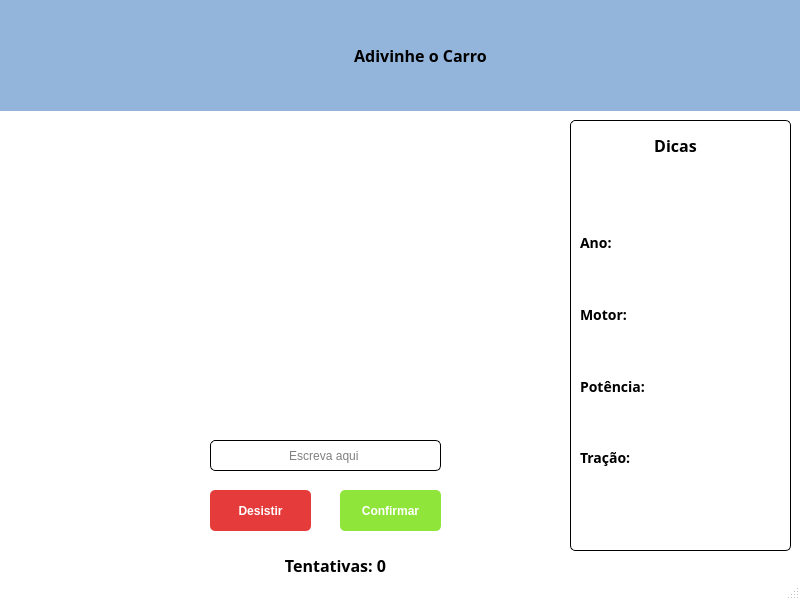
<?xml version="1.0" encoding="UTF-8"?>
<ui version="4.0">
 <class>MainWindow</class>
 <widget class="QMainWindow" name="MainWindow">
  <property name="geometry">
   <rect>
    <x>0</x>
    <y>0</y>
    <width>800</width>
    <height>600</height>
   </rect>
  </property>
  <property name="windowTitle">
   <string>MainWindow</string>
  </property>
  <property name="styleSheet">
   <string notr="true">QMainWindow{
background-color: white;

}</string>
  </property>
  <widget class="QWidget" name="centralwidget">
   <widget class="QLabel" name="backgroundHeader">
    <property name="geometry">
     <rect>
      <x>-20</x>
      <y>0</y>
      <width>831</width>
      <height>111</height>
     </rect>
    </property>
    <property name="styleSheet">
     <string notr="true">QLabel{
background-color: #93b4db; 

}</string>
    </property>
    <property name="text">
     <string/>
    </property>
   </widget>
   <widget class="QLabel" name="Titulo">
    <property name="geometry">
     <rect>
      <x>320</x>
      <y>10</y>
      <width>201</width>
      <height>91</height>
     </rect>
    </property>
    <property name="styleSheet">
     <string notr="true">QLabel{
font-size: 16px;
font: bold;
font-family: Comic Neue;
color: black

}</string>
    </property>
    <property name="text">
     <string>Adivinhe o Carro</string>
    </property>
    <property name="alignment">
     <set>Qt::AlignCenter</set>
    </property>
   </widget>
   <widget class="QLabel" name="imagemLogo">
    <property name="geometry">
     <rect>
      <x>10</x>
      <y>10</y>
      <width>101</width>
      <height>101</height>
     </rect>
    </property>
    <property name="text">
     <string/>
    </property>
    <property name="pixmap">
     <pixmap>../public/images/cuatroDesarrolladores.png</pixmap>
    </property>
    <property name="scaledContents">
     <bool>true</bool>
    </property>
   </widget>
   <widget class="QLabel" name="tentativas">
    <property name="geometry">
     <rect>
      <x>260</x>
      <y>540</y>
      <width>151</width>
      <height>51</height>
     </rect>
    </property>
    <property name="styleSheet">
     <string notr="true">QLabel{
font-size: 16px;
font: bold;
font-family: Comic Neue;

}</string>
    </property>
    <property name="text">
     <string>Tentativas: 0</string>
    </property>
    <property name="alignment">
     <set>Qt::AlignCenter</set>
    </property>
   </widget>
   <widget class="QLineEdit" name="inputCarro">
    <property name="geometry">
     <rect>
      <x>210</x>
      <y>440</y>
      <width>231</width>
      <height>31</height>
     </rect>
    </property>
    <property name="styleSheet">
     <string notr="true">QLineEdit{
border-radius: 5px;
border: 1px solid black;
color: black;
placeholderText-color: black;

}</string>
    </property>
    <property name="alignment">
     <set>Qt::AlignCenter</set>
    </property>
    <property name="placeholderText">
     <string>Escreva aqui </string>
    </property>
   </widget>
   <widget class="QLabel" name="imagemCarro">
    <property name="geometry">
     <rect>
      <x>100</x>
      <y>120</y>
      <width>461</width>
      <height>281</height>
     </rect>
    </property>
    <property name="cursor">
     <cursorShape>ArrowCursor</cursorShape>
    </property>
    <property name="styleSheet">
     <string notr="true">QLabel{
border-radius: 8px;
}</string>
    </property>
    <property name="text">
     <string/>
    </property>
    <property name="pixmap">
     <pixmap>../public/images/Audi RS7.png</pixmap>
    </property>
    <property name="scaledContents">
     <bool>true</bool>
    </property>
   </widget>
   <widget class="QPushButton" name="desistir">
    <property name="geometry">
     <rect>
      <x>210</x>
      <y>490</y>
      <width>101</width>
      <height>41</height>
     </rect>
    </property>
    <property name="cursor">
     <cursorShape>PointingHandCursor</cursorShape>
    </property>
    <property name="styleSheet">
     <string notr="true">QPushButton{
border-radius: 5px;
color: white;
background-color: #E53B3B;
font: bold;
font-size: 12px;

}</string>
    </property>
    <property name="text">
     <string>Desistir</string>
    </property>
   </widget>
   <widget class="QPushButton" name="confirmar">
    <property name="geometry">
     <rect>
      <x>340</x>
      <y>490</y>
      <width>101</width>
      <height>41</height>
     </rect>
    </property>
    <property name="cursor">
     <cursorShape>PointingHandCursor</cursorShape>
    </property>
    <property name="styleSheet">
     <string notr="true">QPushButton{
border-radius: 5px;
color: white;
background-color: #90E53B;
font: bold;
font-size: 12px;

}</string>
    </property>
    <property name="text">
     <string>Confirmar</string>
    </property>
   </widget>
   <widget class="QLabel" name="tabelaDicas">
    <property name="geometry">
     <rect>
      <x>570</x>
      <y>120</y>
      <width>221</width>
      <height>431</height>
     </rect>
    </property>
    <property name="styleSheet">
     <string notr="true">QLabel{
border: 1px solid black;
border-radius: 5px;

}</string>
    </property>
    <property name="text">
     <string/>
    </property>
   </widget>
   <widget class="QLabel" name="imagemSetinha">
    <property name="geometry">
     <rect>
      <x>740</x>
      <y>40</y>
      <width>31</width>
      <height>31</height>
     </rect>
    </property>
    <property name="cursor">
     <cursorShape>PointingHandCursor</cursorShape>
    </property>
    <property name="text">
     <string/>
    </property>
    <property name="pixmap">
     <pixmap>../public/images/voltar.png</pixmap>
    </property>
    <property name="scaledContents">
     <bool>true</bool>
    </property>
   </widget>
   <widget class="QPushButton" name="voltar">
    <property name="geometry">
     <rect>
      <x>734</x>
      <y>40</y>
      <width>41</width>
      <height>31</height>
     </rect>
    </property>
    <property name="cursor">
     <cursorShape>PointingHandCursor</cursorShape>
    </property>
    <property name="styleSheet">
     <string notr="true">QPushButton{
font-size: 14px;
font: bold;
border: none;

}</string>
    </property>
    <property name="text">
     <string/>
    </property>
   </widget>
   <widget class="QLabel" name="imagemDica">
    <property name="geometry">
     <rect>
      <x>750</x>
      <y>130</y>
      <width>31</width>
      <height>31</height>
     </rect>
    </property>
    <property name="text">
     <string/>
    </property>
    <property name="pixmap">
     <pixmap>../public/images/dica.png</pixmap>
    </property>
    <property name="scaledContents">
     <bool>true</bool>
    </property>
   </widget>
   <widget class="QLabel" name="labelDica">
    <property name="geometry">
     <rect>
      <x>650</x>
      <y>130</y>
      <width>51</width>
      <height>31</height>
     </rect>
    </property>
    <property name="styleSheet">
     <string notr="true">QLabel{
font-size: 16px;
font: bold;
font-family: Comic Neue;

}</string>
    </property>
    <property name="text">
     <string>Dicas</string>
    </property>
    <property name="alignment">
     <set>Qt::AlignCenter</set>
    </property>
   </widget>
   <widget class="QWidget" name="verticalLayoutWidget">
    <property name="geometry">
     <rect>
      <x>580</x>
      <y>210</y>
      <width>181</width>
      <height>281</height>
     </rect>
    </property>
    <layout class="QVBoxLayout" name="verticalLayout">
     <item>
      <widget class="QLabel" name="anoLabel">
       <property name="styleSheet">
        <string notr="true">QLabel{
font-size: 14px;
font: bold;
font-family: Comic Neue;

}</string>
       </property>
       <property name="text">
        <string>Ano: </string>
       </property>
      </widget>
     </item>
     <item>
      <widget class="QLabel" name="motorLabel">
       <property name="styleSheet">
        <string notr="true">QLabel{
font-size: 14px;
font: bold;
font-family: Comic Neue;

}</string>
       </property>
       <property name="text">
        <string>Motor: </string>
       </property>
      </widget>
     </item>
     <item>
      <widget class="QLabel" name="potenciaLabel">
       <property name="styleSheet">
        <string notr="true">QLabel{
font-size: 14px;
font: bold;
font-family: Comic Neue;

}</string>
       </property>
       <property name="text">
        <string>Potência: </string>
       </property>
      </widget>
     </item>
     <item>
      <widget class="QLabel" name="tracaoLabel">
       <property name="styleSheet">
        <string notr="true">QLabel{
font-size: 14px;
font: bold;
font-family: Comic Neue;

}</string>
       </property>
       <property name="text">
        <string>Tração: </string>
       </property>
      </widget>
     </item>
    </layout>
   </widget>
   <widget class="QPushButton" name="pushDica">
    <property name="geometry">
     <rect>
      <x>750</x>
      <y>130</y>
      <width>31</width>
      <height>31</height>
     </rect>
    </property>
    <property name="cursor">
     <cursorShape>PointingHandCursor</cursorShape>
    </property>
    <property name="styleSheet">
     <string notr="true">QPushButton{
border: none;
color: none;

}</string>
    </property>
    <property name="text">
     <string/>
    </property>
   </widget>
   <widget class="QLabel" name="labelAcabouDicas">
    <property name="geometry">
     <rect>
      <x>580</x>
      <y>500</y>
      <width>201</width>
      <height>41</height>
     </rect>
    </property>
    <property name="styleSheet">
     <string notr="true">QLabel{
font-size: 14px;


}</string>
    </property>
    <property name="text">
     <string/>
    </property>
    <property name="alignment">
     <set>Qt::AlignCenter</set>
    </property>
   </widget>
   <widget class="QLabel" name="acertouErrou">
    <property name="geometry">
     <rect>
      <x>30</x>
      <y>500</y>
      <width>121</width>
      <height>61</height>
     </rect>
    </property>
    <property name="styleSheet">
     <string notr="true">QLabel{
font-size: 16px;
font: bold;
font-family: Comic Neue;

}</string>
    </property>
    <property name="text">
     <string/>
    </property>
    <property name="alignment">
     <set>Qt::AlignCenter</set>
    </property>
   </widget>
  </widget>
  <widget class="QStatusBar" name="statusbar"/>
 </widget>
 <resources/>
 <connections/>
</ui>
